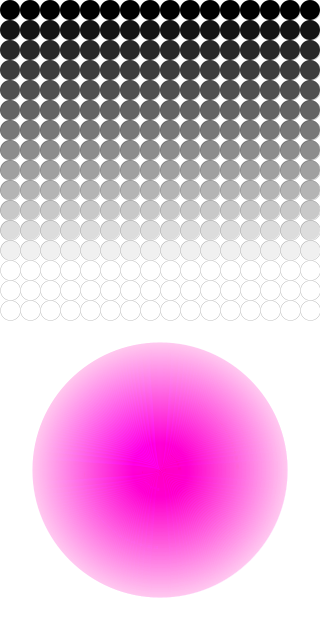
Frame 1 (no input)
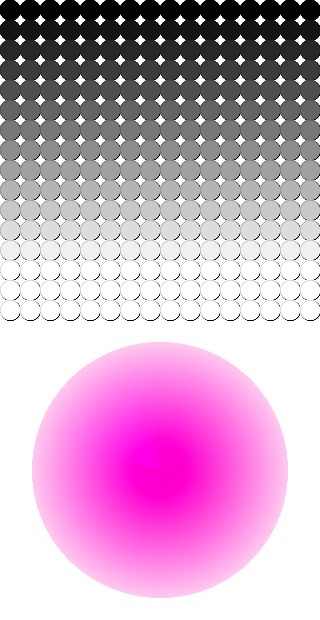
Frame 60 (the mouse pressed at the canvas centre just before this capture)
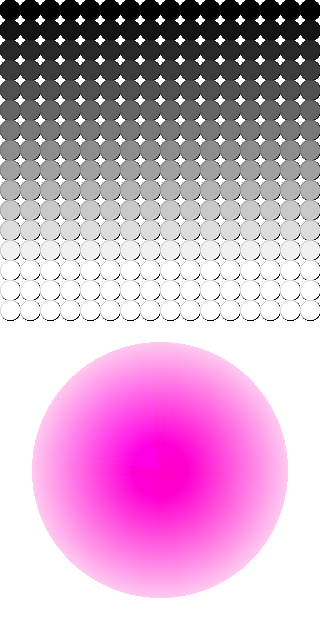
Frame 120 (the mouse held since frame 60 and released just before this capture)

The Processing sketch that drew these frames (run headless with seeded random() and noise(); from frame 60 on, the mouse is pressed at the canvas centre):

// Processing sketch: Exercise7
// ── Exercise7.pde

void setup() {
  size(320, 620);
  background(255, 255, 255);

}

void draw() {
  
  //circle
  strokeWeight(0);
  
  for (int i = 255; i > 0; --i){
      stroke(255,i-55,i);
      fill(255,i-55,255-i/13);
      ellipse(160,470,i,i);
  }
  
  stroke(0);
  //top gradient
  for (int i = 0; i < 16; i++) {
    for (int j = 0; j < 16; j++) {
      fill(j*20, j*20, j*20);
      ellipse(i*20+10, j*20+10, 20, 20);
    }
  }
  
  
}
